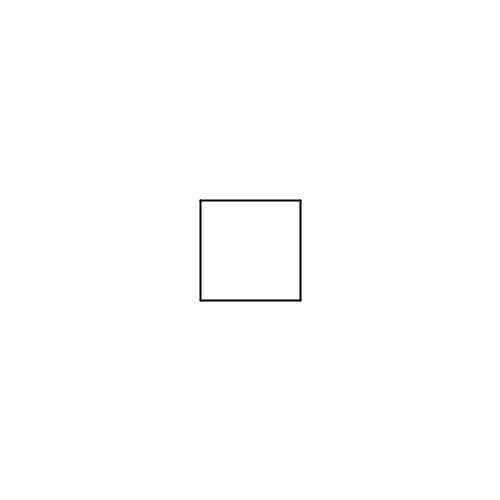
Frame 1 (no input)
Frame 60 (the mouse pressed at the canvas centre just before this capture): identical to frame 1, image omitted
Frame 120 (the mouse held since frame 60 and released just before this capture): identical to frame 1, image omitted

The Processing sketch that drew this single still picture (run headless with seeded random() and noise(); from frame 60 on, the mouse is pressed at the canvas centre):

// Processing sketch: elevenNov
// ── elevenNov.pde
// Opgaver i funktions terminologi
// Opgave 1: Forklar begrebet funktion i programmering, herunder betydningen af et funktionskald. Giv et eksempel.

// En function er en kodeblok som kan bruges flere gange. Når man køre koden i en function, så kaldes det et funktionskald.

// Opgave 2: Definér parametre, argumenter og metode-krop i programmering. Giv et eksempel

// Parametre er varabler man kan parse til functionen. Argumenter er værdierne som bliver sendt til functionen. Metode-krop er koden som bliver kørt i functionen.

// Opgave 3: Forklar begrebet variabel-scope i programmering. Og forskellen på lokale variable og globale variable. Giv et eksempel

// Variabel-scope er hvor en variabel kan bruges. Lokale variable kan kun bruges i den function de er defineret i. Globale variable kan bruges i hele programmet.

// Opgave 4: Definér returtype og returværdi i programmering.

// Returtype er typen af værdi som bliver returneret. Returværdi er værdien som bliver returneret.


// Opgaver i programmering af funktioner
// Opgave 5: Skab “givHilsen”, en funktion med to inputparametre: en liste af hilsner og et tal, der bestemmer hvilken hilsen der skal returneres.
String givHilsen(String[] hilsner, int tal) {
    return hilsner[tal];
}
// Opgave 6: Implementer “beregnAreal”, en funktion til at beregne og returnere arealet af en vilkårlig cirkel.
double beregnAreal(double radius) {
    return Math.PI * Math.pow(radius, 2);
}
// Opgave 7: Skriv en funktion, der kan håndtere et vilkårligt antal punkter og skabe en tegning, der forbinder dem.
void tegnLinje(PVector[] punkter) {
    for (int i = 0; i < punkter.length-1; i++) {
            line(punkter[i].x, punkter[i].y, punkter[i + 1].x, punkter[i + 1].y);
    }
}
// Opgave 8: Frivillig: Udvikl en funktion, der kan tegne en vilkårlig N-kant med et valgfrit centrum.
void tegnPolygon(PVector[] punkter, float x, float y) {
    for (int i = 0; i < punkter.length; i++) {
            line(punkter[i].x+x, punkter[i].y+y, punkter[(i + 1)%punkter.length].x+x, punkter[(i + 1)%punkter.length].y+y);
    }
}

void setup() {
    size(500, 500);
    background(255);
    stroke(0);
    strokeWeight(2);
    PVector[] punkter = new PVector[4];
    punkter[0] = new PVector(100, 100);
    punkter[1] = new PVector(200, 100);
    punkter[2] = new PVector(200, 200);
    punkter[3] = new PVector(100, 200);

    tegnPolygon(punkter, 100, 100);

}

void draw() {
    
}
